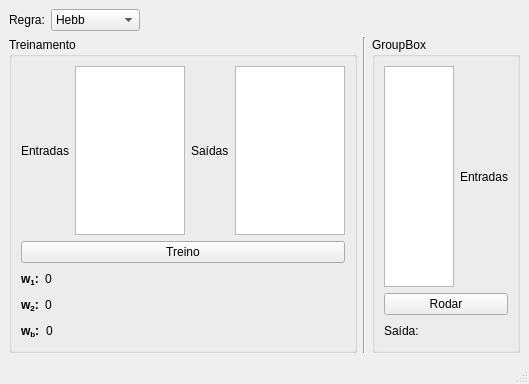
<?xml version="1.0" encoding="UTF-8"?>
<ui version="4.0">
 <class>HebbPerceptron</class>
 <widget class="QMainWindow" name="HebbPerceptron">
  <property name="geometry">
   <rect>
    <x>0</x>
    <y>0</y>
    <width>529</width>
    <height>384</height>
   </rect>
  </property>
  <property name="windowTitle">
   <string>Hebb\Perceptron</string>
  </property>
  <widget class="QWidget" name="centralwidget">
   <layout class="QVBoxLayout" name="verticalLayout_7">
    <item>
     <layout class="QHBoxLayout" name="horizontalLayout">
      <item>
       <widget class="QLabel" name="label">
        <property name="text">
         <string>Regra:</string>
        </property>
       </widget>
      </item>
      <item>
       <widget class="QComboBox" name="comboBox">
        <item>
         <property name="text">
          <string>Hebb</string>
         </property>
        </item>
        <item>
         <property name="text">
          <string>Perceptron</string>
         </property>
        </item>
       </widget>
      </item>
      <item>
       <spacer name="horizontalSpacer">
        <property name="orientation">
         <enum>Qt::Horizontal</enum>
        </property>
        <property name="sizeHint" stdset="0">
         <size>
          <width>40</width>
          <height>20</height>
         </size>
        </property>
       </spacer>
      </item>
     </layout>
    </item>
    <item>
     <layout class="QHBoxLayout" name="horizontalLayout_11">
      <item>
       <widget class="QGroupBox" name="groupBox">
        <property name="title">
         <string>Treinamento</string>
        </property>
        <layout class="QVBoxLayout" name="verticalLayout_6">
         <item>
          <layout class="QHBoxLayout" name="horizontalLayout_3">
           <item>
            <widget class="QLabel" name="label_2">
             <property name="text">
              <string>Entradas</string>
             </property>
            </widget>
           </item>
           <item>
            <widget class="QPlainTextEdit" name="entradas"/>
           </item>
           <item>
            <widget class="QLabel" name="label_3">
             <property name="text">
              <string>Saídas</string>
             </property>
            </widget>
           </item>
           <item>
            <widget class="QPlainTextEdit" name="saidas"/>
           </item>
          </layout>
         </item>
         <item>
          <layout class="QVBoxLayout" name="verticalLayout_2">
           <item>
            <widget class="QPushButton" name="treino">
             <property name="text">
              <string>Treino</string>
             </property>
            </widget>
           </item>
           <item>
            <layout class="QHBoxLayout" name="horizontalLayout_4">
             <item>
              <widget class="QLabel" name="label_6">
               <property name="text">
                <string>&lt;html&gt;&lt;head/&gt;&lt;body&gt;&lt;p&gt;&lt;span style=&quot; font-weight:600;&quot;&gt;w&lt;/span&gt;&lt;span style=&quot; font-weight:600; vertical-align:sub;&quot;&gt;1&lt;/span&gt;&lt;span style=&quot; font-weight:600;&quot;&gt;:&lt;/span&gt;&lt;/p&gt;&lt;/body&gt;&lt;/html&gt;</string>
               </property>
              </widget>
             </item>
             <item>
              <widget class="QLabel" name="w1">
               <property name="text">
                <string>0</string>
               </property>
              </widget>
             </item>
             <item>
              <spacer name="horizontalSpacer_2">
               <property name="orientation">
                <enum>Qt::Horizontal</enum>
               </property>
               <property name="sizeHint" stdset="0">
                <size>
                 <width>40</width>
                 <height>20</height>
                </size>
               </property>
              </spacer>
             </item>
            </layout>
           </item>
           <item>
            <layout class="QHBoxLayout" name="horizontalLayout_5">
             <item>
              <widget class="QLabel" name="label_7">
               <property name="text">
                <string>&lt;html&gt;&lt;head/&gt;&lt;body&gt;&lt;p&gt;&lt;span style=&quot; font-weight:600;&quot;&gt;w&lt;/span&gt;&lt;span style=&quot; font-weight:600; vertical-align:sub;&quot;&gt;2&lt;/span&gt;&lt;span style=&quot; font-weight:600;&quot;&gt;:&lt;/span&gt;&lt;/p&gt;&lt;/body&gt;&lt;/html&gt;</string>
               </property>
              </widget>
             </item>
             <item>
              <widget class="QLabel" name="w2">
               <property name="text">
                <string>0</string>
               </property>
              </widget>
             </item>
             <item>
              <spacer name="horizontalSpacer_3">
               <property name="orientation">
                <enum>Qt::Horizontal</enum>
               </property>
               <property name="sizeHint" stdset="0">
                <size>
                 <width>40</width>
                 <height>20</height>
                </size>
               </property>
              </spacer>
             </item>
            </layout>
           </item>
           <item>
            <layout class="QHBoxLayout" name="horizontalLayout_8">
             <item>
              <widget class="QLabel" name="label_9">
               <property name="text">
                <string>&lt;html&gt;&lt;head/&gt;&lt;body&gt;&lt;p&gt;&lt;span style=&quot; font-weight:600;&quot;&gt;w&lt;/span&gt;&lt;span style=&quot; font-weight:600; vertical-align:sub;&quot;&gt;b&lt;/span&gt;&lt;span style=&quot; font-weight:600;&quot;&gt;:&lt;/span&gt;&lt;/p&gt;&lt;/body&gt;&lt;/html&gt;</string>
               </property>
              </widget>
             </item>
             <item>
              <widget class="QLabel" name="wb">
               <property name="text">
                <string>0</string>
               </property>
              </widget>
             </item>
             <item>
              <spacer name="horizontalSpacer_6">
               <property name="orientation">
                <enum>Qt::Horizontal</enum>
               </property>
               <property name="sizeHint" stdset="0">
                <size>
                 <width>40</width>
                 <height>20</height>
                </size>
               </property>
              </spacer>
             </item>
             <item>
              <widget class="QLabel" name="epocaText">
               <property name="text">
                <string/>
               </property>
              </widget>
             </item>
             <item>
              <widget class="QLabel" name="epocas">
               <property name="text">
                <string/>
               </property>
              </widget>
             </item>
             <item>
              <spacer name="horizontalSpacer_4">
               <property name="orientation">
                <enum>Qt::Horizontal</enum>
               </property>
               <property name="sizeHint" stdset="0">
                <size>
                 <width>40</width>
                 <height>20</height>
                </size>
               </property>
              </spacer>
             </item>
            </layout>
           </item>
          </layout>
         </item>
        </layout>
       </widget>
      </item>
      <item>
       <widget class="Line" name="line">
        <property name="orientation">
         <enum>Qt::Vertical</enum>
        </property>
       </widget>
      </item>
      <item>
       <widget class="QGroupBox" name="groupBox_2">
        <property name="title">
         <string>GroupBox</string>
        </property>
        <layout class="QVBoxLayout" name="verticalLayout_5">
         <item>
          <layout class="QHBoxLayout" name="horizontalLayout_12">
           <item>
            <widget class="QPlainTextEdit" name="saidas_2"/>
           </item>
           <item>
            <widget class="QLabel" name="label_4">
             <property name="text">
              <string>Entradas</string>
             </property>
            </widget>
           </item>
          </layout>
         </item>
         <item>
          <layout class="QVBoxLayout" name="verticalLayout_3">
           <item>
            <widget class="QPushButton" name="pushButton_2">
             <property name="text">
              <string>Rodar</string>
             </property>
            </widget>
           </item>
           <item>
            <layout class="QHBoxLayout" name="horizontalLayout_2">
             <item>
              <widget class="QLabel" name="label_12">
               <property name="text">
                <string>Saída:</string>
               </property>
              </widget>
             </item>
             <item>
              <widget class="QLabel" name="label_11">
               <property name="text">
                <string/>
               </property>
              </widget>
             </item>
             <item>
              <spacer name="horizontalSpacer_5">
               <property name="orientation">
                <enum>Qt::Horizontal</enum>
               </property>
               <property name="sizeHint" stdset="0">
                <size>
                 <width>40</width>
                 <height>20</height>
                </size>
               </property>
              </spacer>
             </item>
            </layout>
           </item>
          </layout>
         </item>
        </layout>
       </widget>
      </item>
     </layout>
    </item>
   </layout>
  </widget>
  <widget class="QStatusBar" name="statusbar"/>
 </widget>
 <resources/>
 <connections/>
</ui>
